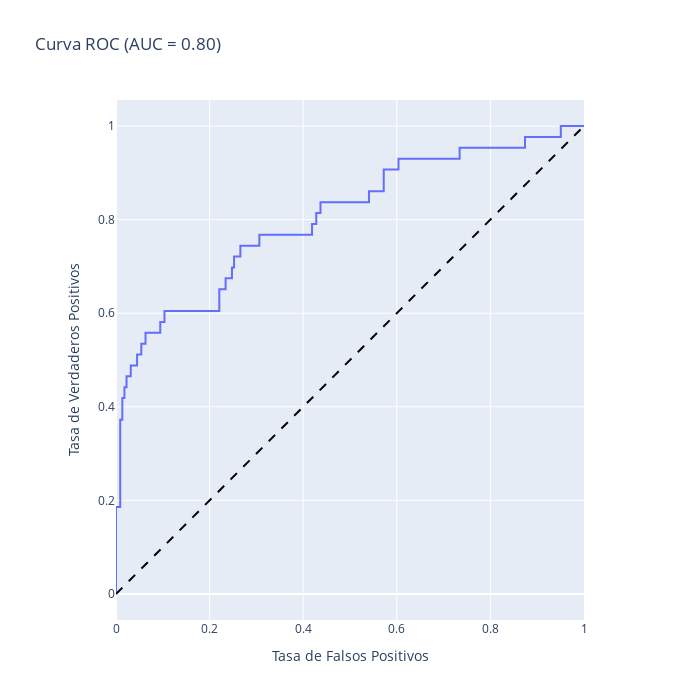

This figure's notebook cell:
### Code cell
auc_roc = show_auc_roc(pipeline, X_test, y_test)
auc_roc

### Figure 1 — Plotly figure (JSON) as saved in the notebook; plotly's stock layout.template omitted (floating-point values rounded to 4 significant figures)
{"data": [{"hovertemplate": "Tasa de Falsos Positivos=%{x}<br>Tasa de Verdaderos Positivos=%{y}<extra></extra>", "legendgroup": "", "line": {"color": "#636efa", "dash": "solid"}, "marker": {"symbol": "circle"}, "mode": "lines", "name": "", "orientation": "v", "showlegend": false, "type": "scatter", "x": [0.0, 0.0, 0.0, 0.009009, 0.009009, 0.01351, 0.01351, 0.01802, 0.01802, 0.02252, 0.02252, 0.03153, 0.03153, 0.04505, 0.04505, 0.05405, 0.05405, 0.06306, 0.06306, 0.09459, 0.09459, 0.1036, 0.1036, 0.2207, 0.2207, 0.2342, 0.2342, 0.2477, 0.2477, 0.2523, 0.2523, 0.2658, 0.2658, 0.3063, 0.3063, 0.4189, 0.4189, 0.4279, 0.4279, 0.4369, 0.4369, 0.5405, 0.5405, 0.5721, 0.5721, 0.6036, 0.6036, 0.7342, 0.7342, 0.8739, 0.8739, 0.9505, 0.9505, 1.0], "xaxis": "x", "y": [0.0, 0.02326, 0.186, 0.186, 0.3721, 0.3721, 0.4186, 0.4186, 0.4419, 0.4419, 0.4651, 0.4651, 0.4884, 0.4884, 0.5116, 0.5116, 0.5349, 0.5349, 0.5581, 0.5581, 0.5814, 0.5814, 0.6047, 0.6047, 0.6512, 0.6512, 0.6744, 0.6744, 0.6977, 0.6977, 0.7209, 0.7209, 0.7442, 0.7442, 0.7674, 0.7674, 0.7907, 0.7907, 0.814, 0.814, 0.8372, 0.8372, 0.8605, 0.8605, 0.907, 0.907, 0.9302, 0.9302, 0.9535, 0.9535, 0.9767, 0.9767, 1.0, 1.0], "yaxis": "y"}], "layout": {"height": 700, "legend": {"tracegroupgap": 0}, "shapes": [{"line": {"color": "black", "dash": "dash"}, "type": "line", "x0": 0, "x1": 1, "y0": 0, "y1": 1}], "title": {"text": "Curva ROC (AUC = 0.80)"}, "width": 700, "xaxis": {"anchor": "y", "constrain": "domain", "domain": [0, 1], "range": [0, 1], "title": {"text": "Tasa de Falsos Positivos"}}, "yaxis": {"anchor": "x", "domain": [0, 1], "scaleanchor": "x", "scaleratio": 1, "title": {"text": "Tasa de Verdaderos Positivos"}}}}
